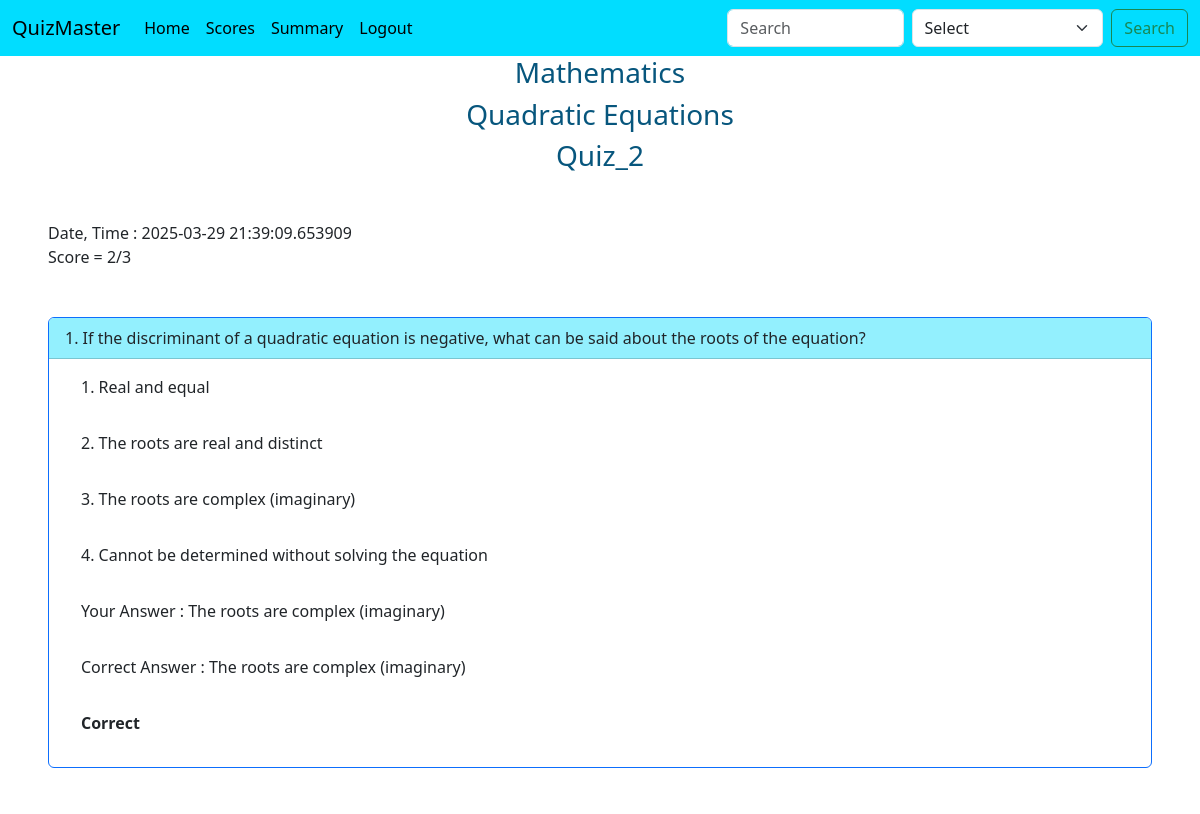
/result_view/2 (signed in, upper part), run on an earlier commit of the app's database.
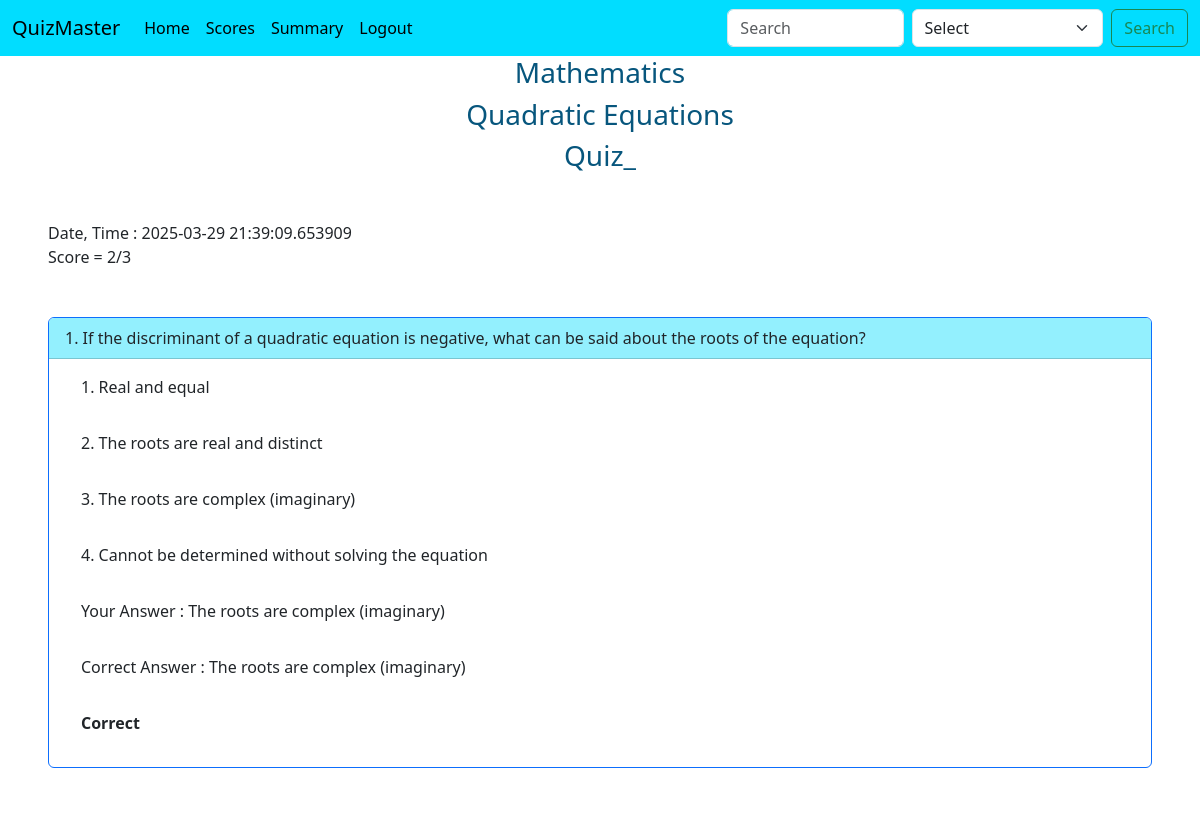
And on a later commit of the database.
### controllers/database.py (models this page shows)
class Quiz(db.Model):
    id = db.Column(db.Integer, primary_key=True, autoincrement=True)
    name = db.Column(db.String(100), nullable=False)
    chapter_id = db.Column(db.Integer, db.ForeignKey('chapter.id'), nullable=False)
    date_of_quiz = db.Column(db.Date , nullable=False)
    duration = db.Column(db.Integer, nullable=False)
    remarks = db.Column(db.Text, nullable=True)
    questions = db.relationship('Question', backref='quiz', lazy=True, cascade="all, delete-orphan")
    results = db.relationship('Result', backref='quiz', lazy=True, cascade="all, delete-orphan")

### controllers/routes.py (the view)
@app.route("/result_view/<int:quiz_id>")
def result_view(quiz_id):
    if session.get('user_role', None) == 'user':
        quiz = Quiz.query.filter_by(id = quiz_id).first()
        if not quiz:
            flash("Quiz not found")
            return redirect(url_for("scores"))
        user_email = session.get('user_email', None)
        user = User.query.filter_by(user_email = user_email).first()
        if not user:
            flash("User not found")
            return redirect(url_for("home"))
        results = Result.query.filter_by(user_id = user.id, quiz_id = quiz.id).first()
        if not results:
            flash("Result not found")
            return redirect(url_for("scores"))
        user_answers = UserAnswers.query.filter_by(user_id = user.id).all()
        if not user_answers:
            flash("User answers not found")
            return redirect(url_for("scores"))
        questions = Question.query.filter_by(quiz_id = quiz.id).all()
        if not questions:
            flash("Questions not found")
            return redirect(url_for("scores"))
        result = []
        for question in questions:
            for user_answer in user_answers:
                if user_answer.question_id == question.id:
                    result.append({
                        "question_statement": question.question_statement,
                        "option1": question.option1,
                        "option2": question.option2,
                        "option3": question.option3,
                        "option4": question.option4,
                        "user_answer": user_answer.answer,
                        "correct_answer": question.correct_option,
                        "is_correct": user_answer.answer == question.correct_option
                    })
        return render_template("result.html",quiz = quiz, score = results.score, result = result, time_stamp_of_attempt = results.time_stamp_of_attempt)
    else:
        flash("You are not authorized to access this page")
        return redirect(url_for("home"))

### controllers/edit_routes.py (called while the page is built)
def quiz_questions(quiz_id):
    quiz = Quiz.query.filter_by(id = quiz_id).first()
    no_of_questions = len(quiz.questions)
    return no_of_questions

### templates/result.html (shortened to what this page needs)
{% extends 'base.html' %}
{% block body %}
<h3 class="text-center" style="color: #07567d;">{{quiz.chapter.subject.name}}</h3>
<h3 class="text-center"style="color: #07567d;">{{quiz.chapter.name}}</h3>
<h3 class="text-center" style="color: #07567d;">{{quiz.name}}</h3>
<div>
    <div class="m-5">
        Date, Time : {{time_stamp_of_attempt}}<br>
        Score = {{score}}/{{quiz_questions(quiz.id)}}
    </div>
    {% for res in result %}
        <div class="card border-primary m-5">
            <div class="card-header" style="background-color: #93f0fe;">
                {{loop.index}}. {{res.question_statement}}
            </div>
            <div class="form-check m-2 mt-3">
                <p>1. {{res.option1}}</p>
            </div>
            <div class="form-check m-2" >
                <p>2. {{res.option2}}</p>
            </div>
            <div class="form-check m-2">
                <p>3. {{res.option3}}</p>
            </div>
            <div class="form-check m-2">
                <p>4. {{res.option4}}</p>
            </div>
            <div class="form-check m-2">
                <p>Your Answer : {{res.user_answer}}</p>
            </div>
            <div class="form-check m-2">
                <p>Correct Answer : {{res.correct_answer}}</p>
            </div>
            <div class="form-check m-2 mb-3">
                <p style="font-weight: bold;">
                    {% if res.is_correct %}
                        Correct
                    {% else %}
                        Wrong
                    {% endif %}
                </p>
            </div>
        </div>
    {% endfor %}
</div>
{% endblock body %}

What changed in the data, as far as the page shows it:
changed Quiz: name "Quiz_2" → "Quiz_"
